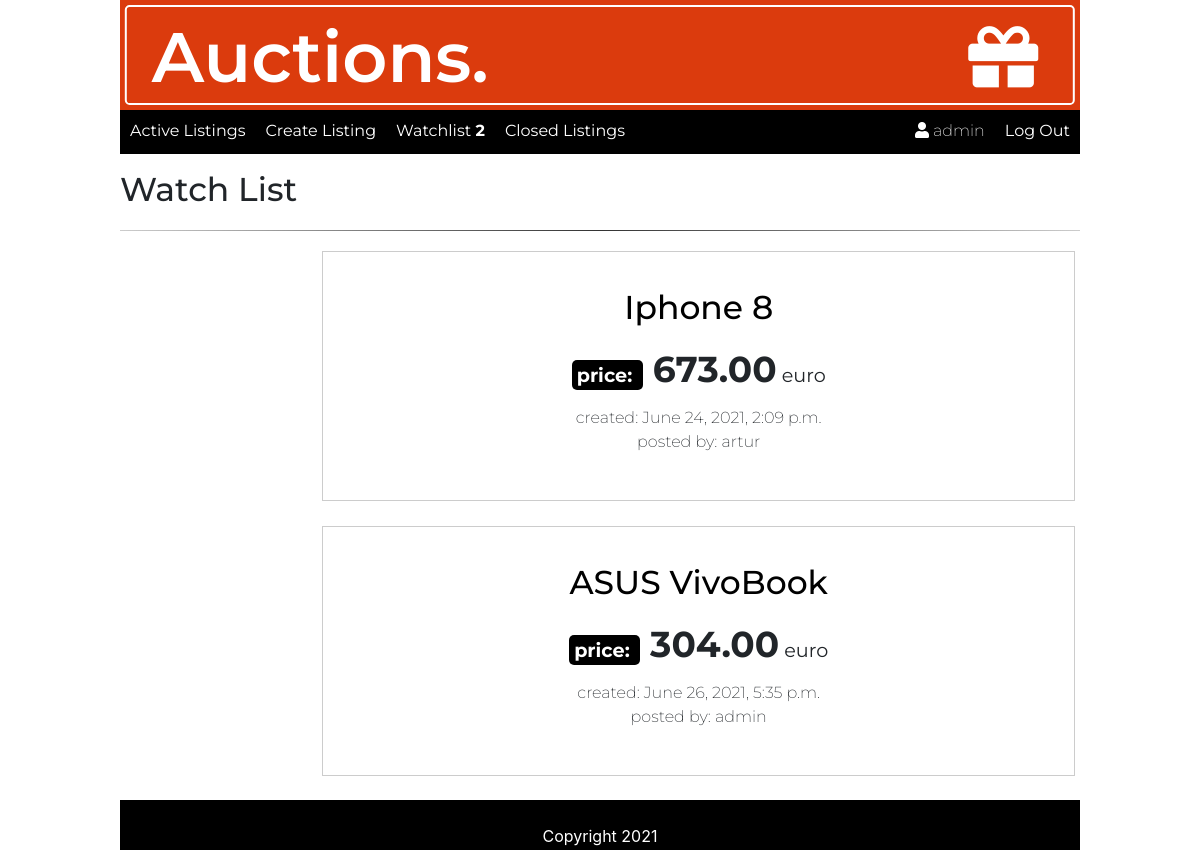
Page /watchlist (signed in) on the earlier database version.
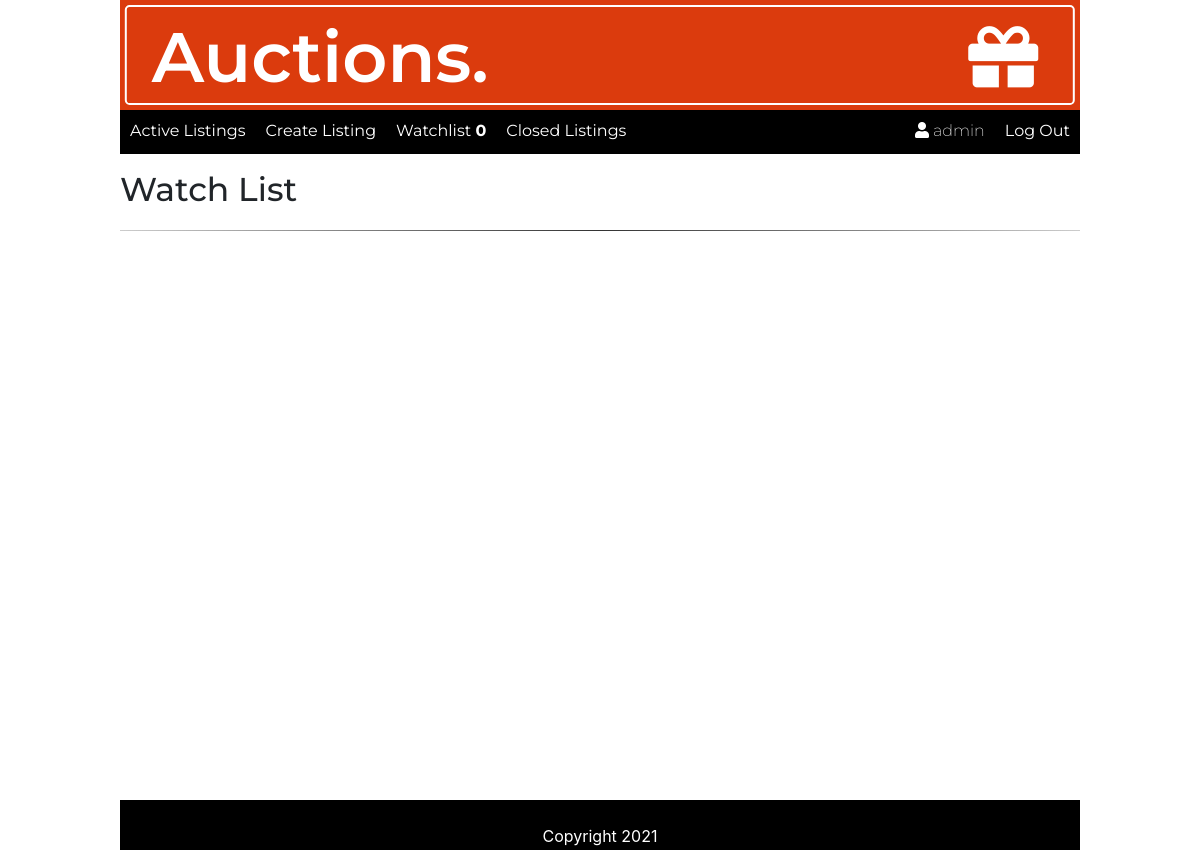
Same page on the later database version.
### auctions/models.py (models this page shows, shortened)
class Watchlist(models.Model):
    author = models.ForeignKey(
        settings.AUTH_USER_MODEL, on_delete=models.CASCADE)
    auction = models.ForeignKey(
        Auction_listings, on_delete=models.CASCADE)
    added = models.BooleanField(default=False)

class Auction_listings(models.Model):
    image_url = models.CharField(max_length=1000)
    title = models.CharField(max_length=128)
    description = models.TextField(max_length=1000)
    category = models.ForeignKey(Category, on_delete=models.CASCADE)
    price = models.DecimalField(decimal_places=2, max_digits=1000)
    created = models.DateTimeField(default=timezone.now, blank=True)
    author = models.ForeignKey(
        settings.AUTH_USER_MODEL, on_delete=models.CASCADE)
    active = models.BooleanField(default=True)

class User(AbstractUser):
    pass

### auctions/views.py (the view)
# urls.py: path("watchlist", views.watchlist, name="watchlist"),
@ login_required
def watchlist(request):
    auctions = Watchlist.objects.filter(author=request.user)
    return render(request, "auctions/watchlist.html", {
        "auctions": auctions,
    })

### auctions/context_processors.py (called while the page is built)
def watchlist_all(request):
    user = request.user.is_authenticated
    if user:
        watchlist = Watchlist.objects.filter(author=request.user)
        return {'watchlist_all': watchlist}
    else:
        auctions = Auction_listings.objects.filter(active=True)
        return {'auctions': auctions}

### auctions/templates/auctions/watchlist.html (shortened to what this page needs)
{% extends 'auctions/layout.html' %}
{% block body %}
<h2>Watch List</h2>
<hr>
{% for auction in auctions %}
<div class="itemListing">
    <div class="imgItem">
    </div>
    <div class="detailsItem">
        <a href="{% url 'item' auction.auction_id %}">
            <h2>{{auction.auction.title}}</h2>
        </a>
        <p><strong>price: </strong> <span>{{auction.auction.price}}</span> euro</p>
        <span>created: {{auction.auction.created}}</span>
        <br>
        <span>posted by: {{auction.auction.author}}</span>
    </div>
</div>
{% endfor %}
{% endblock %}

### auctions/templates/auctions/layout.html (shortened to what this page needs)
{% load static %}
<!DOCTYPE html>
<html lang="en">
<head>
    <link rel="stylesheet" href="https://stackpath.bootstrapcdn.com/bootstrap/4.4.1/css/bootstrap.min.css"
>
    <link rel="stylesheet" href="https://cdnjs.cloudflare.com/ajax/libs/font-awesome/5.15.3/css/all.min.css"
 />
    <link href="{% static 'auctions/styles.css' %}" rel="stylesheet">
</head>
<body>
    <div class="containerMain">
        <div class="logo">
            <div>
                <h1 class="logoText">Auctions. <i class="fas fa-gift"></i></h1>
            </div>
        </div>
        <nav>
            <ul class="nav nav-left">
                <li class="nav-item">
                    <a class="nav-link" href="{% url 'index' %}">Active Listings</a>
                </li>
                {% if user.is_authenticated %}
                <li class="nav-item">
                    <a href="{% url 'create' %}" class="nav-link">Create Listing</a>
                </li>
                <li class="nav-item">
                    <a href="{% url 'watchlist' %}" class="nav-link">Watchlist
                        <strong>{{watchlist_all|length}}</strong></a>
                </li>
                <li class="nav-item">
                    <a href="{% url 'closed_auctions' %}" class="nav-link">Closed Listings</a>
                </li>
                {%endif%}
            </ul>
            <ul class="nav nav-right">
                {% if user.is_authenticated %}
                <li class="nav-item user">
                    <i class="fas fa-user"></i>
                    {{ user.username }}
                </li>
                <li class="nav-item">
                    <a class="nav-link" href="{% url 'logout' %}">Log Out</a>
                </li>
                {% endif %}
            </ul>
        </nav>
        {% block body %}
        {% endblock %}
    </div>
    <footer class="page-footer font-small blue pt-4">Copyright 2021</footer>
</body>
</html>

Differences in the rows shown:
removed Watchlist: auction "Iphone 8", auction.price "673.00", auction.created "June 24, 2021, 2:09 p.m.", auction.author "artur"
removed Watchlist: auction "ASUS VivoBook", auction.price "304.00", auction.created "June 26, 2021, 5:35 p.m.", auction.author "admin"
Other differences:
{{ watchlist_all|length }}: "2" → "0"
